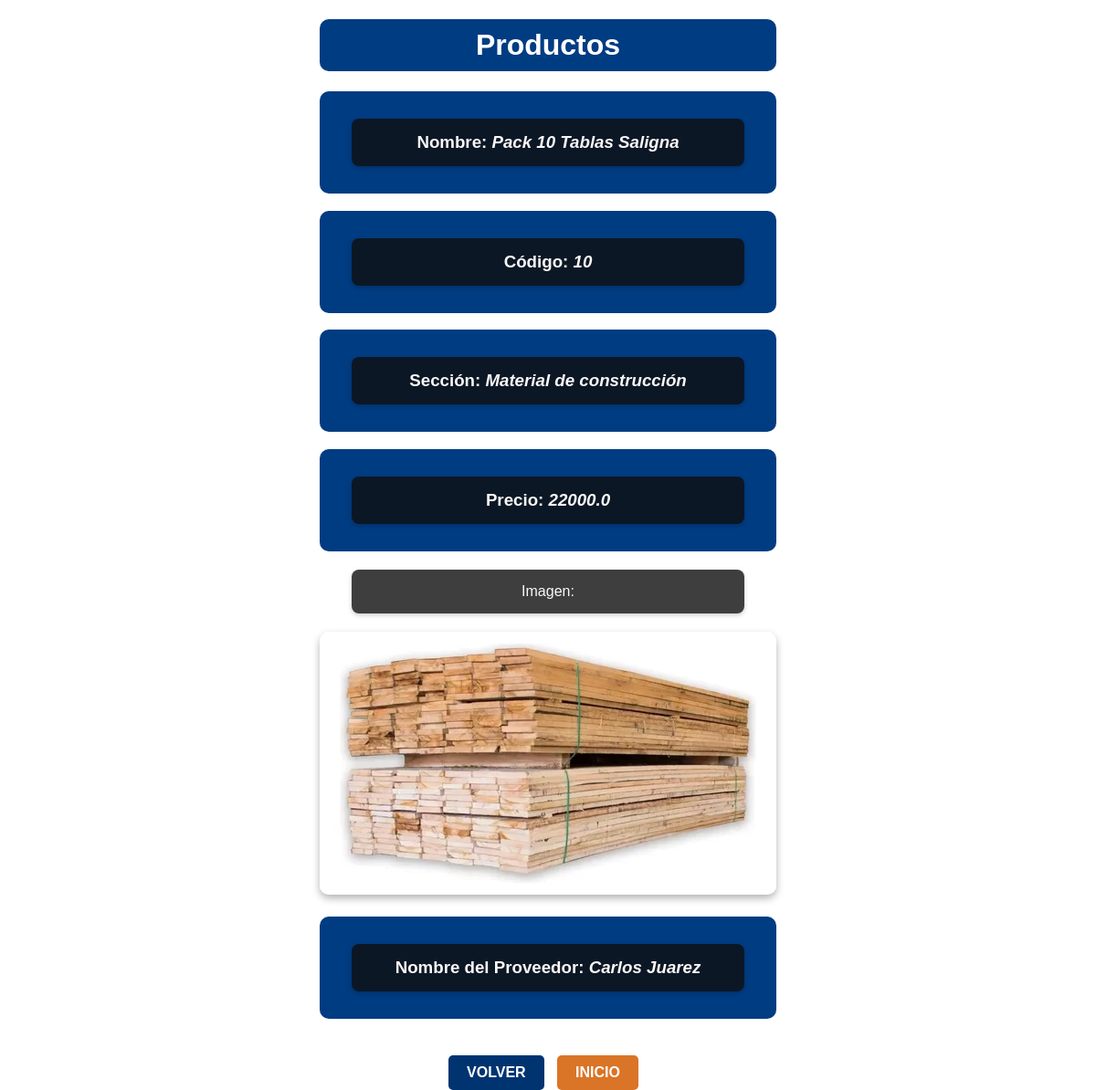
The app's page /app/producto/1/ with its own data.
### app/models.py (models this page shows, shortened)
class Productos(models.Model):
    nombre = models.CharField(max_length=30)
    codigo = models.IntegerField()
    seccion = models.ForeignKey('CategoriaProd', on_delete=models.CASCADE)  # Relación con CategoriaProd
    imagen = models.ImageField(upload_to="media", null=True, blank=True)
    precio = models.FloatField()
    proveedor = models.ForeignKey('Proveedores', on_delete=models.CASCADE)  # Relación con Proveedores
    created_at = models.DateTimeField(auto_now_add=True)
    created = models.DateTimeField(auto_now_add=True)
    update = models.DateTimeField(auto_now_add=True)
    class Meta:
        verbose_name ="categoriaProd"
        verbose_name_plural ="categoriaProd"

class CategoriaProd(models.Model):
    nombre = models.CharField(max_length=30)
    created = models.DateTimeField(auto_now_add=True)
    update = models.DateTimeField(auto_now_add=True)
    class Meta:
        verbose_name ="categoriaProd"
        verbose_name_plural ="categoriaProd"
    def __str__(self):
        return self.nombre

class Proveedores(models.Model):
    nombre = models.CharField(max_length=30)
    apellido = models.CharField(max_length=30)
    direccion = models.CharField(max_length=50)
    email = models.EmailField()
    telefono = models.CharField(max_length=30)
    created_at = models.DateTimeField(auto_now_add=True)
    def __str__(self):
        return f"{self.nombre} {self.apellido}"

### app/views.py (the view)
# urls.py: path('producto/<int:pk>/', views.ProductosDetalle.as_view(), name='producto_Detail'),
class ProductosDetalle(DetailView):
    model = Productos
    template_name = "appt/producto_detalle.html"

### carro/context_processor.py (called while the page is built)
def importe_total_carro(request):
    total = 0
    if "carro" in request.session:
        for key, value in request.session["carro"].items():
            total=total+float(value["precio"])
    return {"importe_total_carro": total}

### app/templates/appt/producto_detalle.html (shortened to what this page needs)
{% load static %}
<!DOCTYPE html>
<html lang="en">
<head>
</head>
<body>
    <div>
        <h1>Productos</h1>
        <h3><p>Nombre: <i>{{ object.nombre  }}</i></p></h3>
        <h3><p>Código: <i>{{ object.codigo  }}</i></p></h3>
        <h3><p>Sección: <i>{{ object.seccion  }}</i></p></h3>
        <h3><p>Precio: <i>{{ object.precio  }}</i></p></h3>
        <div class="image-container">
            <p>Imagen:</p>
            <img src="{{ object.imagen.url }}" alt="Producto" />
        </div>
        <h3><p>Nombre del Proveedor: <i>{{ object.proveedor  }}</i></p></h3>
        <div class="button-container">
            <a href="{% url 'List_product' %}" class="btn-back">Volver</a>
            <a href="{% url 'padre' %}" class="btn-home">Inicio</a>
        </div>
    </div>
</body>
</html>

### records on screen
Productos: nombre "Pack 10 Tablas Saligna", codigo "10", seccion "Material de construcción", precio "22000.0", imagen (picture), proveedor "Carlos Juarez"
